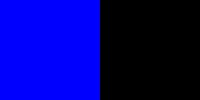
#> input picture img1.jpg, 200 x 100 px
$ jupyter execute --allow-errors bitwise-checkpoint.ipynb
#> lines starting #> are read from the running program, lines starting #| are printed output that depends on the picture
[cell 1]
import cv2
import matplotlib.pyplot as plt
image1=cv2.imread('img1.jpg')
#> image1 is the input picture: shape (100, 200, 3); mean B, G, R 127, 0.1, 0.1
image2=cv2.imread('img1.jpg')
ax=plt.subplots(figsize=(15,10))
bitwiseAnd=cv2.bitwise_and(image1,image2)
bitwiseOr=cv2.bitwise_or(image1,image2)
bitwiseXor=cv2.bitwise_xor(image1,image2)
#> bitwiseXor: shape (100, 200, 3); every value is 0
bitwiseNot_img1=cv2.bitwise_not(image1)
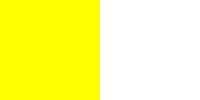
#> bitwiseNot_img1: shape (100, 200, 3); mean B, G, R 128, 254.9, 254.9
bitwiseNot_img2=cv2.bitwise_not(image2)
plt.subplot(151)
plt.imshow(bitwiseAnd)
plt.subplot(152)
plt.imshow(bitwiseOr)
plt.subplot(153)
plt.imshow(bitwiseXor)
plt.subplot(154)
plt.imshow(bitwiseNot_img1)
plt.subplot(155)
plt.imshow(bitwiseNot_img2)
cv2.waitKey(0)
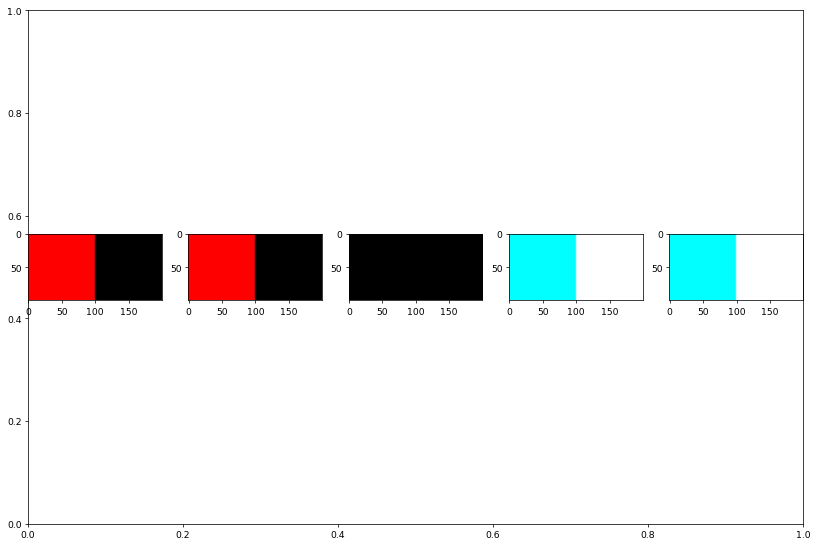
#> figure drawn by matplotlib, 5 panels; B, G, R data is drawn as R, G, B

[cell 2]
import cv2
import numpy as np
image=cv2.imread('noisy.jpg')

cv2.imshow('Original Image',image)
cv2.waitKey(0)

#> (the rest of this cell did not finish here and is left out)

[cell 3]
from PIL import Image
from PIL import ImageEnhance
image=Image.open('img2.jpg')
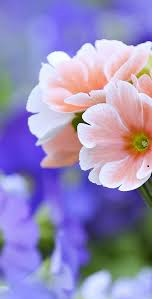
#> input picture img2.jpg, 168 x 299 px
#> image is the input picture: PIL image 168x299 RGB; mean R, G, B 160.9, 151.2, 194.5
image.show()
enh_bri=ImageEnhance.Brightness(image)
brightness=1.5
image_brightened=enh_bri.enhance(brightness)
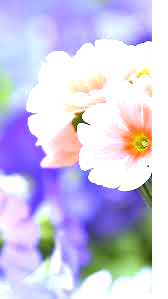
#> image_brightened: PIL image 168x299 RGB; mean R, G, B 206, 200.8, 230
image_brightened.show()
enh_col=ImageEnhance.Color(image)
color=1.5
image_colored=enh_col.enhance(color)
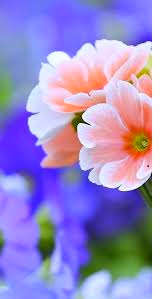
#> image_colored: PIL image 168x299 RGB; mean R, G, B 161.3, 147, 205.1
image_colored.show()
enh_con=ImageEnhance.Contrast(image)
contrast=1.5
image_contrasted=enh_con.enhance(contrast)
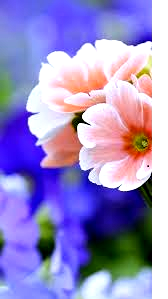
#> image_contrasted: PIL image 168x299 RGB; mean R, G, B 154.4, 141.8, 200.2
image_contrasted.show()
enh_sha=ImageEnhance.Sharpness(image)
sharpness=3.0
image_sharped=enh_sha.enhance(sharpness)
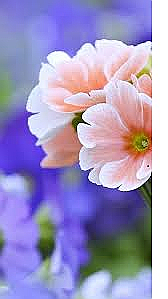
#> image_sharped: PIL image 168x299 RGB; mean R, G, B 160.6, 150.8, 194
image_sharped.show()
